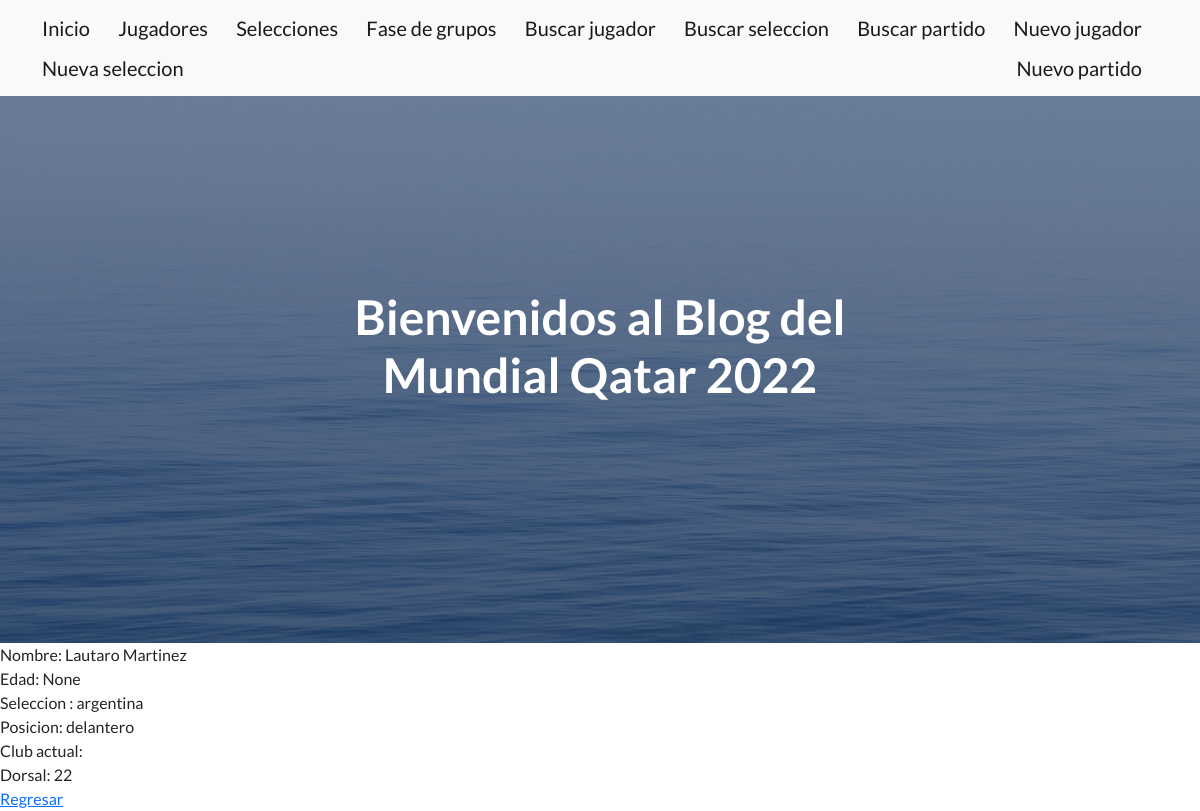
/jugador/detail/8, run on an earlier commit of the app's database.
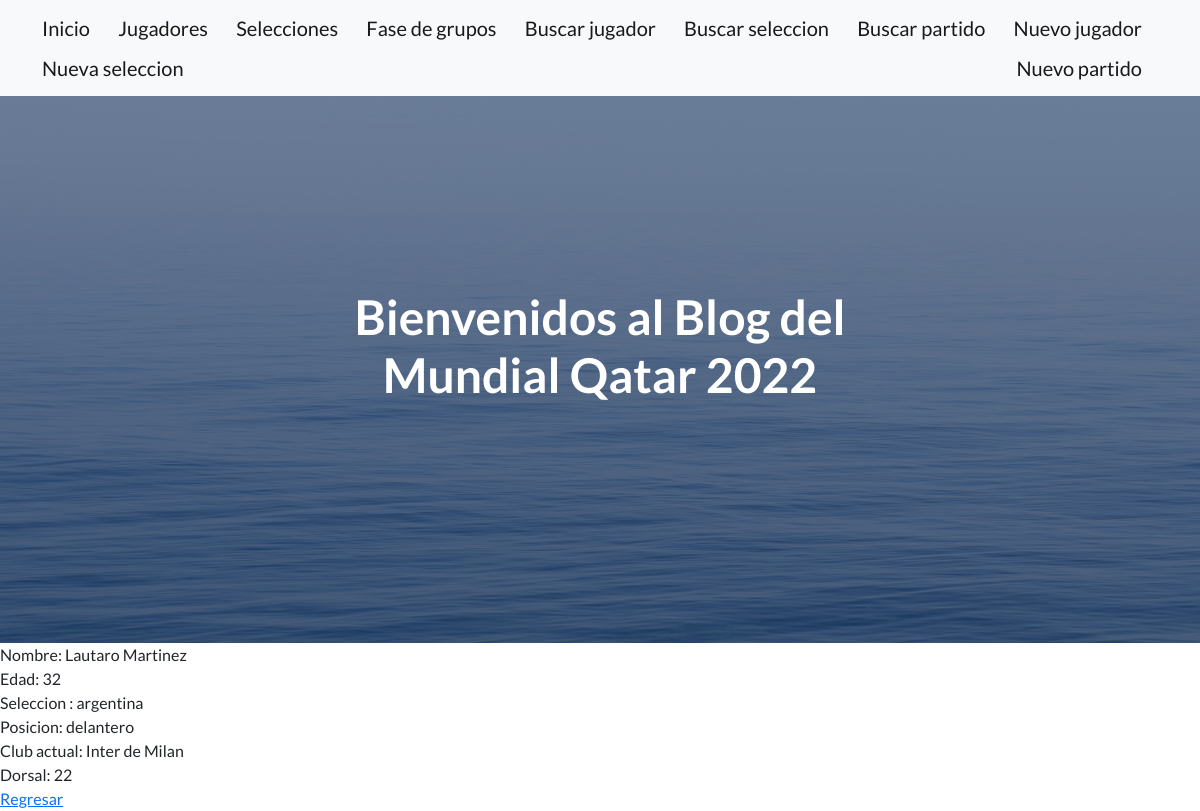
And on a later commit of the database.
### AppMundial/models.py (models this page shows, shortened)
class Jugador(models.Model):
    nombre = models.CharField(max_length=30, null=True, blank=True)
    edad = models.IntegerField(null=True, blank=True)
    seleccion = models.CharField(max_length=30, null=True, blank=True)
    posicion = models.CharField(max_length=20, null=True, blank=True)
    clubactual = models.CharField(max_length=30, null=True)
    dorsal = models.IntegerField()

### AppMundial/views.py (the view)
# urls.py: path('jugador/detail/<pk>', views.JugadorDetail.as_view(), name='Detail'),
class JugadorDetail(DetailView):
    model = Jugador
    template_name = 'AppMundial/jugador_detail.html'

### AppMundial/templates/AppMundial/jugador_detail.html
{% extends "AppMundial/base.html" %}
{% load static %}
{% block contenidoQueCambia %}
Nombre: {{jugador.nombre}}
<br>
Edad: {{jugador.edad}}
<br>
Seleccion : {{jugador.seleccion}}
<br>
Posicion: {{jugador.posicion}}
<br>
Club actual: {{jugador.clubactual}}
<br>
Dorsal: {{jugador.dorsal}}
<br>
<a href="{% url 'List' %}">Regresar</a>
{% endblock %}

What changed in the data, as far as the page shows it:
changed Jugador "Lautaro Martinez": edad "None" → "32"; clubactual (not shown) → "Inter de Milan"
